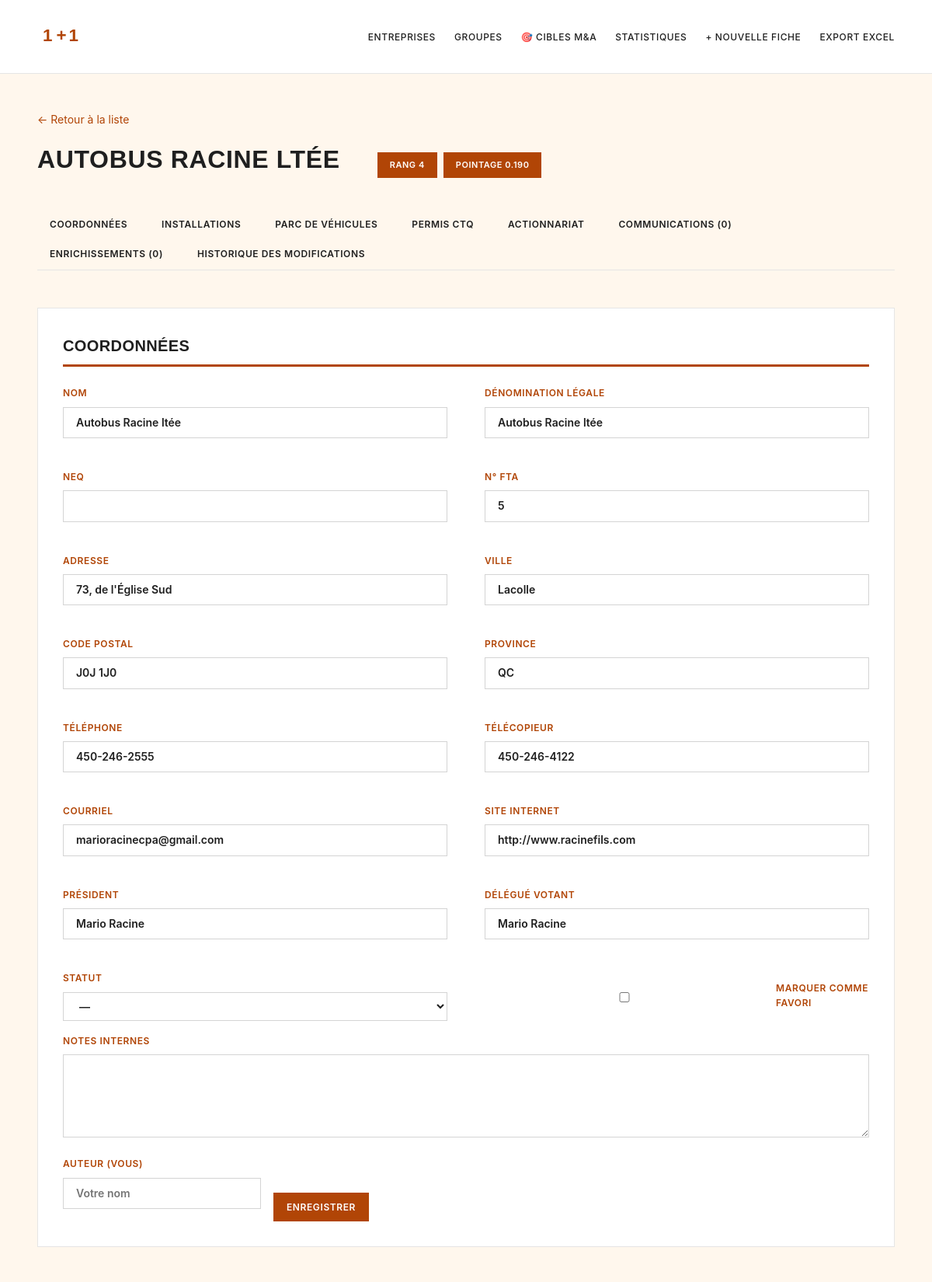
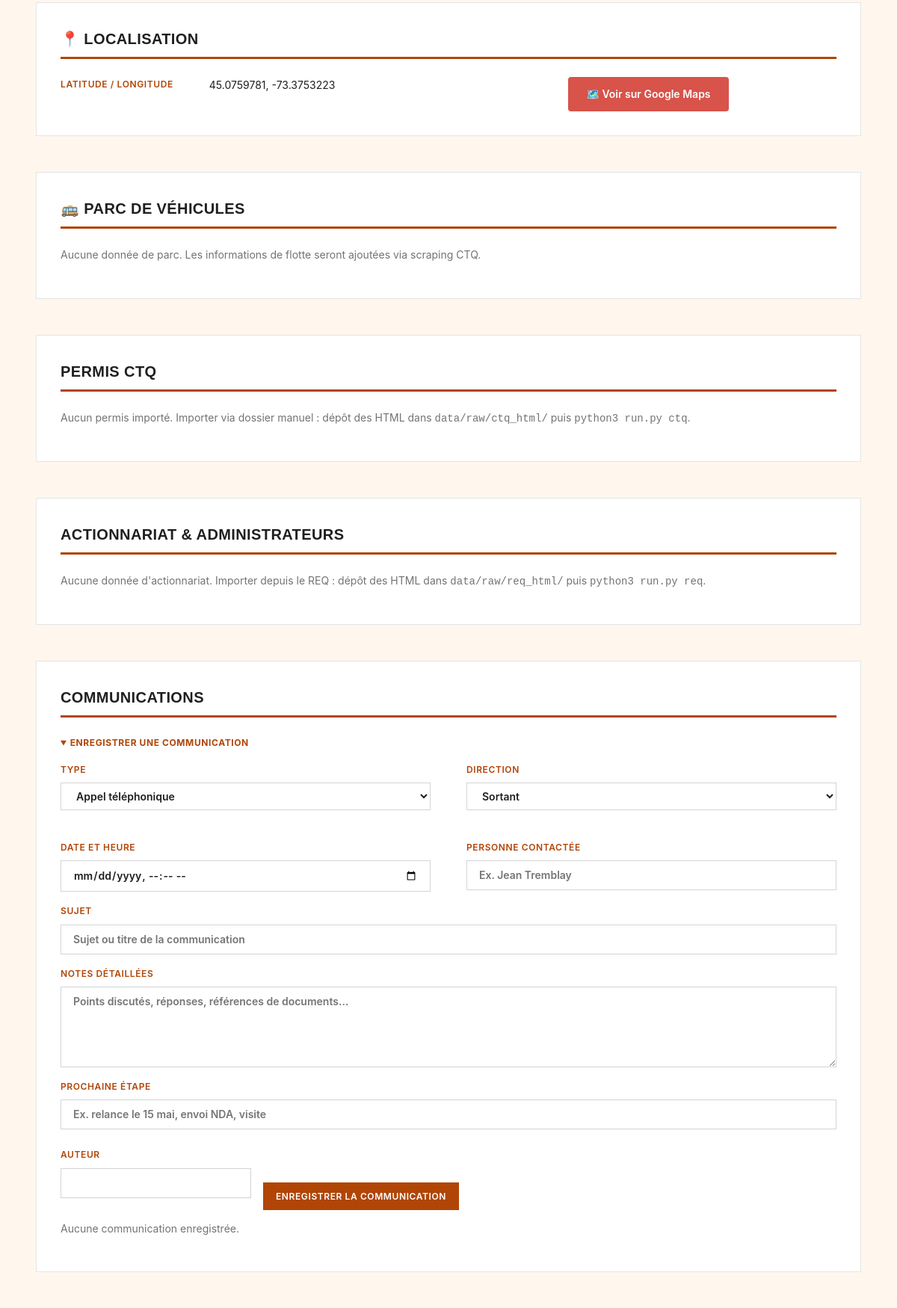
The app's page /op/3 (upper part) with its own data (2 pictures, top to bottom).
### tables this page shows
CREATE TABLE operators (
    id              INTEGER PRIMARY KEY AUTOINCREMENT,
    fta_no          TEXT UNIQUE,
    name            TEXT NOT NULL,
    legal_name      TEXT,
    neq             TEXT,
    address         TEXT,
    city            TEXT,
    postal          TEXT,
    province        TEXT,
    phone           TEXT,
    fax             TEXT,
    email           TEXT,
    website         TEXT,
    president       TEXT,
    delegue_votant  TEXT,
    lat             REAL,
    lng             REAL,
    place_id        TEXT,
    group_id        INTEGER REFERENCES groups(id),
    group_reason    TEXT,            -- why assigned to this group
    notes           TEXT,
    created_at      TEXT DEFAULT CURRENT_TIMESTAMP,
    updated_at      TEXT DEFAULT CURRENT_TIMESTAMP
, status TEXT, owner_flag INTEGER, last_contact_at TEXT);

CREATE TABLE scores (
    operator_id         INTEGER PRIMARY KEY REFERENCES operators(id) ON DELETE CASCADE,
    size_score          REAL,
    independence_score  REAL,
    clarity_score       REAL,
    succession_score    REAL,
    ma_fit_score        REAL,
    rank                INTEGER,
    rationale           TEXT,
    scored_at           TEXT DEFAULT CURRENT_TIMESTAMP
);

### src/webapp.py (the view)
@app.route("/op/<int:op_id>")
def op_detail(op_id: int):
    db = get_db()
    op = db.execute("""
        SELECT o.*, g.name AS group_name, g.kind AS group_kind,
               g.is_excluded AS group_excluded,
               s.rank, s.ma_fit_score, s.size_score, s.independence_score,
               s.clarity_score, s.succession_score, s.rationale
        FROM operators o
        LEFT JOIN groups g ON o.group_id = g.id
        LEFT JOIN scores s ON s.operator_id = o.id
        WHERE o.id = ?
    """, (op_id,)).fetchone()
    if not op:
        abort(404)
    facility = db.execute(
        "SELECT * FROM facility WHERE operator_id=? ORDER BY id DESC LIMIT 1",
        (op_id,)).fetchone()
    fleet = db.execute(
        "SELECT * FROM fleet WHERE operator_id=? ORDER BY id DESC",
        (op_id,)).fetchall()
    permits = db.execute(
        "SELECT * FROM permits WHERE operator_id=? ORDER BY permit_type",
        (op_id,)).fetchall()
    ownership = db.execute(
        "SELECT * FROM ownership WHERE operator_id=? ORDER BY role, entity_name",
        (op_id,)).fetchall()
    comms = db.execute(
        "SELECT * FROM communications WHERE operator_id=? "
        "ORDER BY occurred_at DESC, id DESC", (op_id,)).fetchall()
    enrichments = db.execute(
        "SELECT * FROM enrichments WHERE operator_id=? "
        "ORDER BY created_at DESC", (op_id,)).fetchall()
    edits = db.execute(
        "SELECT * FROM edit_log WHERE operator_id=? "
        "ORDER BY created_at DESC LIMIT 50", (op_id,)).fetchall()
    return render_template("op_detail.html",
                           op=op, facility=facility, fleet=fleet,
                           permits=permits, ownership=ownership,
                           comms=comms, enrichments=enrichments, edits=edits)

### src/templates/op_detail.html (shortened to what this page needs)
{% extends "base.html" %}
{% block content %}
<p class="muted"><a href="{{ url_for('index') }}">← Retour à la liste</a></p>
<header class="op-header">
  <h1>
    {{ op['name'] }}
  </h1>
  <div class="badges">
    {% if op['rank'] %}<span class="badge">Rang {{ op['rank'] }}</span>{% endif %}
    {% if op['ma_fit_score'] is not none %}
      <span class="badge">Pointage {{ '%.3f' % op['ma_fit_score'] }}</span>
    {% endif %}
  </div>
</header>
<nav class="tabs">
  <a href="#coordonnees">Coordonnées</a>
  <a href="#installations">Installations</a>
  <a href="#fleet">Parc de véhicules</a>
  <a href="#permis">Permis CTQ</a>
  <a href="#actionnariat">Actionnariat</a>
  <a href="#communications">Communications ({{ comms|length }})</a>
  <a href="#enrichissements">Enrichissements ({{ enrichments|length }})</a>
  <a href="#historique">Historique des modifications</a>
</nav>
<section id="coordonnees" class="card">
  <h2>Coordonnées</h2>
  <form method="post" action="{{ url_for('op_edit', op_id=op['id']) }}">
    <div class="grid2">
      <label>Nom
        <input name="name" value="{{ op['name'] or '' }}" required>
      </label>
      <label>Dénomination légale
        <input name="legal_name" value="{{ op['legal_name'] or '' }}">
      </label>
      <label>NEQ
        <input name="neq" value="{{ op['neq'] or '' }}" pattern="\d{10}" maxlength="10">
      </label>
      <label>N° FTA
        <input value="{{ op['fta_no'] or '' }}" disabled>
      </label>
      <label>Adresse
        <input name="address" value="{{ op['address'] or '' }}">
      </label>
      <label>Ville
        <input name="city" value="{{ op['city'] or '' }}">
      </label>
      <label>Code postal
        <input name="postal" value="{{ op['postal'] or '' }}">
      </label>
      <label>Province
        <input name="province" value="{{ op['province'] or 'QC' }}">
      </label>
      <label>Téléphone
        <input name="phone" value="{{ op['phone'] or '' }}">
      </label>
      <label>Télécopieur
        <input name="fax" value="{{ op['fax'] or '' }}">
      </label>
      <label>Courriel
        <input name="email" type="email" value="{{ op['email'] or '' }}">
      </label>
      <label>Site Internet
        <input name="website" value="{{ op['website'] or '' }}">
      </label>
      <label>Président
        <input name="president" value="{{ op['president'] or '' }}">
      </label>
      <label>Délégué votant
        <input name="delegue_votant" value="{{ op['delegue_votant'] or '' }}">
      </label>
      <label>Statut
        <select name="status">
          <option value="">—</option>
        </select>
      </label>
      <label class="check">
        <input type="checkbox" name="owner_flag" value="1" {% if op['owner_flag'] %}checked{% endif %}>
        Marquer comme favori
      </label>
    </div>
    <label>Notes internes
      <textarea name="notes" rows="4">{{ op['notes'] or '' }}</textarea>
    </label>
    <div class="row">
      <label>Auteur (vous)
        <input name="author" value="{{ author }}" placeholder="Votre nom" required>
      </label>
      <button type="submit">Enregistrer</button>
    </div>
  </form>
</section>
<section id="installations" class="card">
  <h2>📍 Localisation</h2>
  {% if op['lat'] and op['lng'] %}
    <div style="display: flex; gap: 2rem; align-items: flex-start;">
      <dl class="kv" style="flex: 1;">
        <dt>Latitude / Longitude</dt>
        <dd>{{ op['lat'] }}, {{ op['lng'] }}</dd>
      </dl>
      <div style="flex: 1; text-align: center;">
        <a href="https://maps.google.com/?q={{ op['lat'] }},{{ op['lng'] }}" target="_blank" style="display: inline-block; padding: 0.75rem 1.5rem; background: #d8534a; color: white; border-radius: 4px; text-decoration: none; font-weight: 600;">
          🗺️ Voir sur Google Maps
        </a>
      </div>
    </div>
  {% else %}
    <p class="muted">Coordonnées géographiques non disponibles.</p>
  {% endif %}
</section>
<section id="fleet" class="card">
  <h2>🚌 Parc de véhicules</h2>
  {% if fleet %}
    {% set latest_fleet = fleet[0] %}
    <div style="display: grid; grid-template-columns: repeat(2, 1fr); gap: 1rem;">
      <div style="background: #f5f5f5; padding: 1rem; border-radius: 4px;">
        <div style="font-size: 32px; font-weight: bold; color: #d8534a;">{{ latest_fleet['buses_scolaire'] or 0 }}</div>
        <div style="font-size: 12px; color: #666; margin-top: 0.25rem;">Autobus scolaires</div>
      </div>
      <div style="background: #f5f5f5; padding: 1rem; border-radius: 4px;">
        <div style="font-size: 32px; font-weight: bold; color: #d8534a;">{{ latest_fleet['buses_coach'] or 0 }}</div>
        <div style="font-size: 12px; color: #666; margin-top: 0.25rem;">Autobus nolisés/interurbains</div>
      </div>
      <div style="background: #f5f5f5; padding: 1rem; border-radius: 4px;">
        <div style="font-size: 32px; font-weight: bold; color: #d8534a;">{{ latest_fleet['buses_adapte'] or 0 }}</div>
        <div style="font-size: 12px; color: #666; margin-top: 0.25rem;">Transport adapté</div>
      </div>
      <div style="background: #f5f5f5; padding: 1rem; border-radius: 4px;">
        <div style="font-size: 32px; font-weight: bold; color: #d8534a;">{{ latest_fleet['buses_urbain'] or 0 }}</div>
        <div style="font-size: 12px; color: #666; margin-top: 0.25rem;">Transport urbain</div>
      </div>
    </div>
    <div style="margin-top: 1rem; padding: 0.75rem; background: #e8f4f8; border-left: 3px solid #0066cc; font-size: 14px;">
      <strong>Total :</strong> {{ latest_fleet['total'] or 0 }} véhicules
      <br><span style="font-size: 12px; color: #666;">Source : {{ latest_fleet['source'] }} — Mise à jour : {{ latest_fleet['as_of_date'] or '—' }}</span>
    </div>
  {% else %}
    <p class="muted">Aucune donnée de parc. Les informations de flotte seront ajoutées via scraping CTQ.</p>
  {% endif %}
</section>
<section id="permis" class="card">
  <h2>Permis CTQ</h2>
  {% if permits %}
    <table class="grid">
      <thead><tr><th>Type</th><th>N° permis</th><th>Véhicules déclarés</th><th>Statut</th></tr></thead>
      <tbody>
      {% for p in permits %}
        <tr>
          <td>{{ PERMIT_LABELS.get(p['permit_type'], p['permit_type']) }}</td>
          <td>{{ p['permit_no'] or '—' }}</td>
          <td class="num">{{ p['declared_vehicles'] or '—' }}</td>
          <td>{{ p['status'] or '—' }}</td>
        </tr>
      {% endfor %}
      </tbody>
    </table>
  {% else %}
    <p class="muted">Aucun permis importé. Importer via dossier manuel :
      dépôt des HTML dans <code>data/raw/ctq_html/</code> puis
      <code>python3 run.py ctq</code>.</p>
  {% endif %}
</section>
<section id="actionnariat" class="card">
  <h2>Actionnariat &amp; administrateurs</h2>
  {% if ownership %}
    <table class="grid">
      <thead><tr><th>Rôle</th><th>Nom</th><th>Type</th><th>% détenu</th><th>Source</th></tr></thead>
      <tbody>
      {% for o in ownership %}
        <tr>
          <td>{{ o['role'] }}</td>
          <td>{{ o['entity_name'] }}</td>
          <td>{{ o['entity_type'] or '—' }}</td>
          <td class="num">{{ (o['pct'] ~ ' %') if o['pct'] else '—' }}</td>
          <td class="muted small">{{ o['source'] }}</td>
        </tr>
      {% endfor %}
      </tbody>
    </table>
  {% else %}
    <p class="muted">Aucune donnée d'actionnariat. Importer depuis le REQ :
      dépôt des HTML dans <code>data/raw/req_html/</code> puis
      <code>python3 run.py req</code>.</p>
  {% endif %}
</section>
<section id="communications" class="card">
  <h2>Communications</h2>
  <details open>
    <summary><strong>Enregistrer une communication</strong></summary>
    <form method="post" action="{{ url_for('comm_add', op_id=op['id']) }}">
      <div class="grid2">
        <label>Type
          <select name="kind">
            {% for v, lbl in COMM_KIND_CHOICES %}
              <option value="{{v}}">{{lbl}}</option>
            {% endfor %}
          </select>
        </label>
        <label>Direction
          <select name="direction">
            {% for v, lbl in COMM_DIR_CHOICES %}<option value="{{v}}">{{lbl}}</option>{% endfor %}
          </select>
        </label>
        <label>Date et heure
          <input type="datetime-local" name="occurred_at">
        </label>
        <label>Personne contactée
          <input name="contact" placeholder="Ex. Jean Tremblay">
        </label>
      </div>
      <label>Sujet
        <input name="subject" placeholder="Sujet ou titre de la communication">
      </label>
      <label>Notes détaillées
        <textarea name="notes" rows="4"
          placeholder="Points discutés, réponses, références de documents…"></textarea>
      </label>
      <label>Prochaine étape
        <input name="next_step" placeholder="Ex. relance le 15 mai, envoi NDA, visite">
      </label>
      <div class="row">
        <label>Auteur
          <input name="author" value="{{ author }}" required>
        </label>
        <button type="submit">Enregistrer la communication</button>
      </div>
    </form>
  </details>
  {% if comms %}
    <ul class="timeline">
      {% for c in comms %}
        <li>
          <div class="timeline-head">
            <strong>{{ dict(COMM_KIND_CHOICES).get(c['kind'], c['kind']) }}</strong>
            <span class="muted small">· {{ c['direction'] or '' }} · {{ c['occurred_at'] }}</span>
            {% if c['contact'] %}<span class="muted small">· {{ c['contact'] }}</span>{% endif %}
            <span class="muted small">· par {{ c['author'] or '—' }}</span>
          </div>
          {% if c['subject'] %}<div><em>{{ c['subject'] }}</em></div>{% endif %}
          {% if c['notes'] %}<div class="pre">{{ c['notes'] }}</div>{% endif %}
          {% if c['next_step'] %}<div>→ <strong>Prochaine étape :</strong> {{ c['next_step'] }}</div>{% endif %}
          <form method="post" action="{{ url_for('comm_delete', cid=c['id']) }}"
                onsubmit="return confirm('Supprimer cette communication ?')">
            <button class="btn-ghost small" type="submit">Supprimer</button>
          </form>
        </li>
      {% endfor %}
    </ul>
  {% else %}
    <p class="muted">Aucune communication enregistrée.</p>
  {% endif %}
</section>
{% endblock %}

### records on screen
operators: name "AUTOBUS RACINE LTÉE", name "Autobus Racine ltée", legal_name "Autobus Racine ltée", fta_no "5", address "73, de l'Église Sud", city "Lacolle", postal "J0J 1J0", province "QC", phone "450-246-2555", fax "450-246-4122", email "marioracinecpa@gmail.com", website "http://www.racinefils.com", president "Mario Racine", delegue_votant "Mario Racine", lat "45.0759781", lng "-73.3753223"
scores: rank "4", ma_fit_score "0.190"

### other values on screen
{{ comms|length }} "0"
{{ enrichments|length }} "0"
form field kind "Appel téléphonique"
form field direction "Sortant"
